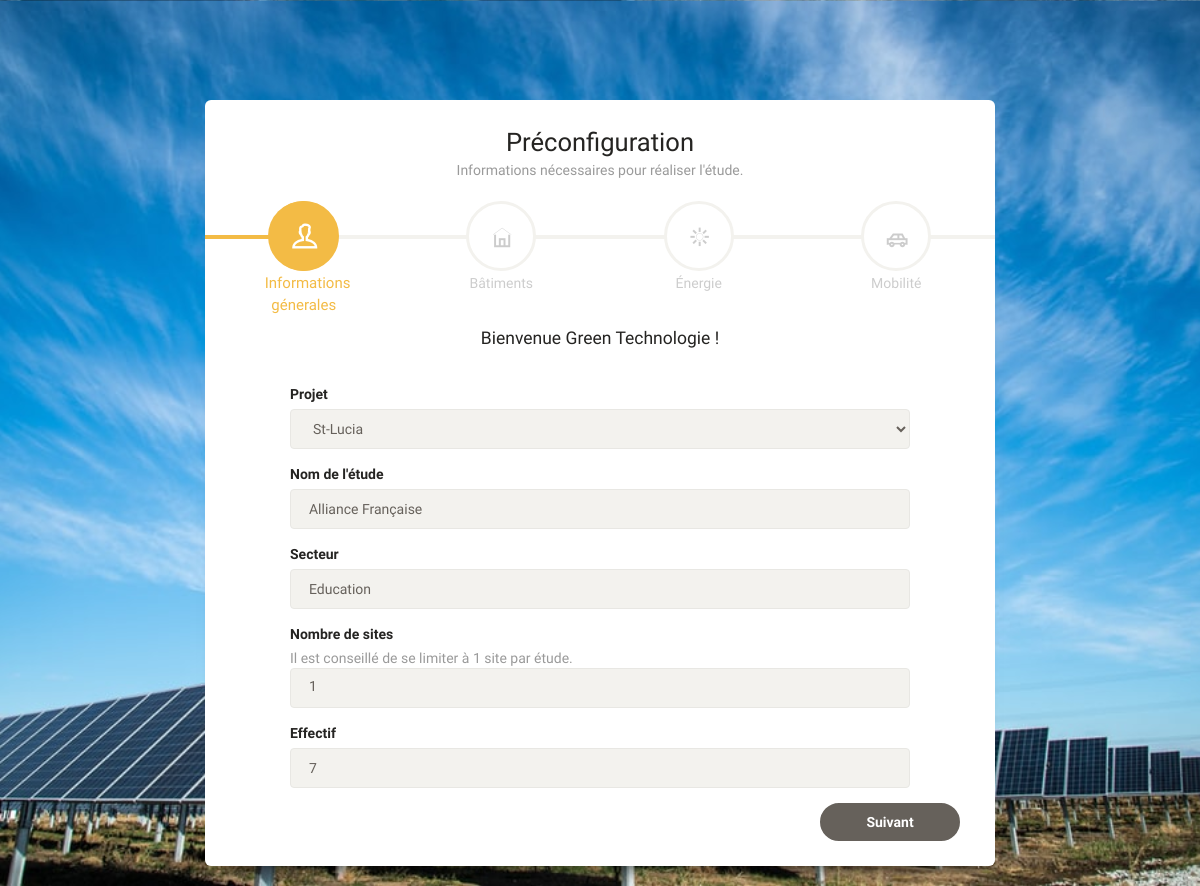
Page /1/clients (signed in) on the committed database.
### users/models.py (models this page shows, shortened)
class MyUser(AbstractBaseUser, PermissionsMixin):
    entite = models.CharField(max_length=255)
    email = models.EmailField(unique=True)
    is_staff = models.BooleanField(default=False)
    is_active = models.BooleanField(default=True)
    is_superuser = models.BooleanField(default=False)
    is_admin = models.BooleanField(default=False)
    date_joined = models.DateTimeField(default=timezone.now)
    objects = MyAccountManager()
    USERNAME_FIELD = 'email'
    REQUIRED_FIELDS = ['entite']
    class Meta:
        db_table = 'auth_user'
        verbose_name = 'Utilisateur'

### PV/models.py (models this page shows, shortened)
class Enseigne(models.Model):
    projet_defaut = Projet.objects.get(name='-')
    projet = models.ForeignKey(
        Projet, on_delete=models.SET_DEFAULT, default=projet_defaut.id)
    name = models.CharField(verbose_name="Nom de l'enseigne", max_length=255)
    secteur = models.CharField(verbose_name='Secteur', max_length=255)
    nb_sites = models.PositiveIntegerField(
        verbose_name='Nombre de sites', default=1)
    effectif = models.PositiveIntegerField(verbose_name='Effectif')
    user = models.ForeignKey(
        MyUser, on_delete=models.CASCADE, related_name='User_Enseigne')
    id = models.AutoField(primary_key=True, editable=False,  blank=True)
    class Meta:
        verbose_name = "Site"

### PV/views.py (the view, shortened to what this page needs)
# urls.py: path('<int:id_enseigne>/clients', views.test_exists, name='clients_exists'),
@login_required
def test_exists(request, id_enseigne):
    global formB
    global nb_sites
    nom_entreprise = request.user.entite
    email = request.user.email
    rqt = Enseigne.objects.get(id=id_enseigne)
    old_nb = rqt.nb_sites
    nb_sites = old_nb
    formB = EnseigneForm(instance=rqt)
    return render(request, 'wizard-create-profile.html', {'formB': formB, 'nom_entreprise': nom_entreprise, 'email': email, 'nb_sites': nb_sites})

### PV/forms.py
class EnseigneForm(ModelForm):
    class Meta:
        model = Enseigne
        fields = ('projet', 'name', 'secteur', 'effectif')
        widget = {'Projet': forms.Select(attrs={'class': 'form-control'}),
                  "Nom de l'enseigne": forms.Select(attrs={'class': 'form-control', 'placeholder': "Nom de l'enseigne"}),
                  'Secteur': forms.Select(attrs={'class': 'form-control', 'placeholder': 'Services'}),
                  'Effectif': forms.NumberInput(attrs={'class': 'form-control', 'placeholder': '55'}),
                  }
    def __init__(self, *args, **kwargs):
        super(EnseigneForm, self).__init__(*args, **kwargs)
        for field_name, field in self.fields.items():
            field.widget.attrs['class'] = 'form-control'
        self.fields['name'].widget.attrs['placeholder'] = "Nom de l'enseigne"
        self.fields['secteur'].widget.attrs['placeholder'] = 'Services'
        self.fields['effectif'].widget.attrs['placeholder'] = '55'

### PV/models.py (called while the page is built)
    def __str__(self):
        return str(self.name)

### PV/templates/wizard-create-profile.html (shortened to what this page needs)
{% extends 'base.html' %}
{% block content %}
<div class="wizard-navigation">
    <div class="progress-with-circle">
        <div class="progress-bar" role="progressbar" aria-valuenow="3" aria-valuemin="0" aria-valuemax="100"
            style="width: 100%;"></div>
    </div>
    <ul>
        <li class="active">
            <a href="" data-toggle="tab">
                <div class="icon-circle">
                    <i class="ti-user"></i>
                </div>
                Informations génerales
            </a>
        </li>
        <li>
            <a href="" data-toggle="tab">
                <div class="icon-circle">
                    <i class="ti-home"></i>
                </div>
                Bâtiments
            </a>
        </li>
        <li>
            <a href="" data-toggle="tab">
                <div class="icon-circle">
                    <i class="ti-shine"></i>
                </div>
                Énergie
            </a>
        </li>
        <li>
            <a href="" data-toggle="tab">
                <div class="icon-circle">
                    <i class="ti-car"></i>
                </div>
                Mobilité
            </a>
        </li>
    </ul>
</div>
<div class="tab-content">
    <form action="" method="POST">
        <div class="tab-pane">
            <div class="row">
                <h5 class="info-text"> Bienvenue {{ nom_entreprise }} !</h5>
                <div class="col-sm-10 col-sm-offset-1">
                    <div class="form-group {% if formB.secteur.errors %}has-warning has-feedback{% endif %}">
                        <label>Projet </label>
                        {{ formB.projet }}
                    </div>
                </div>
                <div class="col-sm-10 col-sm-offset-1">
                    <div class="form-group {% if formB.secteur.errors %}has-warning has-feedback{% endif %}">
                        <label>Nom de l'étude </label>
                        {{ formB.name }}
                    </div>
                </div>
                <div class="col-sm-10 col-sm-offset-1">
                    <div class="form-group {% if formB.secteur.errors %}has-warning has-feedback{% endif %}">
                        <label>Secteur </label>
                        {{ formB.secteur }}
                    </div>
                </div>
                <div class="col-sm-10 col-sm-offset-1">
                    <div class="form-group">
                        <label>Nombre de sites </label>
                        <p class="category" style="text-align:left">Il est conseillé de se limiter à 1 site par étude.
                        </p>
                        <div class="form-control">
                            {{ nb_sites }}
                        </div>
                    </div>
                </div>
                <div class="col-sm-10 col-sm-offset-1">
                    <div class="form-group {% if formB.effectif.errors %}has-warning has-feedback{% endif %}">
                        <label>Effectif </label>
                        {{ formB.effectif }}
                    </div>
                </div>
            </div>
        </div>
        <div class="wizard-footer">
            <div class="pull-right">
                <input type='submit' class='btn btn-fill btn-sucess btn-wd' name='next' value='Suivant' />
            </div>
            <div class="clearfix"></div>
    </form>
</div>
{% endblock %}

### rows in the picture
Enseigne: projet "St-Lucia", name "Alliance Française", secteur "Education", effectif "7"

### other values in the picture
{{ nom_entreprise }} "Green Technologie"
{{ nb_sites }} "1"
